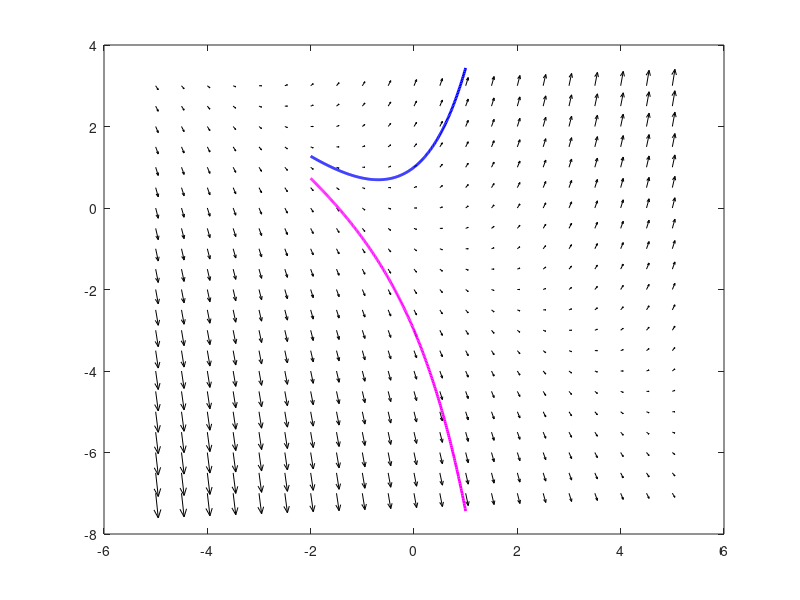

Reproduce this figure in MATLAB.
[t,y]=meshgrid(-5:.5:5,-7:.5:3);
dt=ones(21);
dy=y+t;
quiver(t,y,dt,dy,'k')
hold on
t=-2:.01:1;
c=2;
y1=c*exp(t)-t-1; 
y2=-c*exp(t)-t-1; 
plot(t,y1,'b','LineWidth',2);
plot(t,y2,'m','LineWidth',2)
hold off
